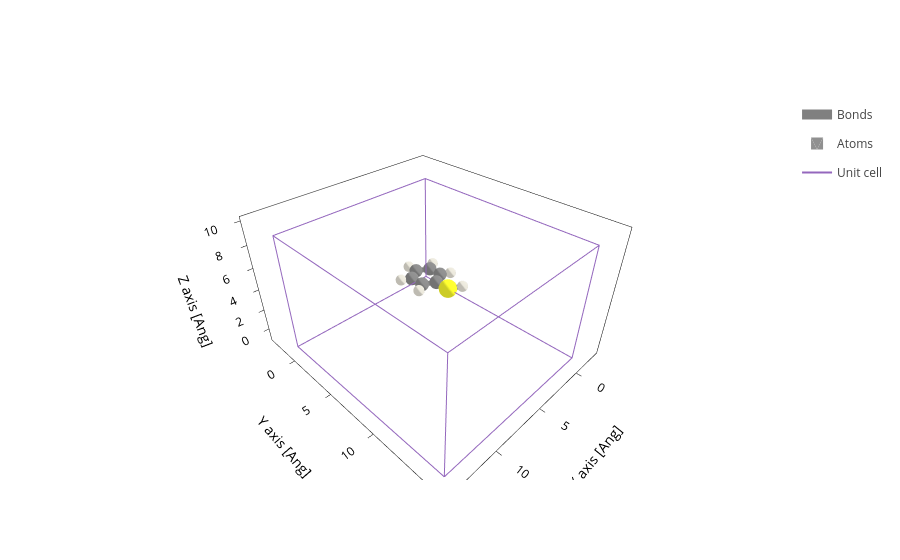

The notebook cell saved with this chart:
### Code cell
molecule.plot()

### Figure 1 — Plotly figure (JSON) as saved in the notebook; plotly's stock layout.template omitted (floating-point values rounded to 4 significant figures; data arrays with more than 128 entries replaced by an {"elided": "..."} marker saying what was removed)
{"data": [{"line": {"color": "gray", "width": 10}, "meta": {}, "mode": "lines", "name": "Bonds", "opacity": 1, "type": "scatter3d", "x": {"elided": "273 float values"}, "y": {"elided": "273 float values"}, "z": {"elided": "273 float values"}}, {"alphahull": 0, "color": "#909090", "hovertemplate": "%{meta.position}", "legendgroup": "Atoms", "meta": {"meta": {"Atoms_i": 0}, "position": "(1.23, 0.71, 0.00)"}, "name": "Atoms", "opacity": 1, "showlegend": true, "showscale": false, "type": "mesh3d", "x": {"elided": "225 float values"}, "y": {"elided": "225 float values"}, "z": {"elided": "225 float values"}}, {"alphahull": 0, "color": "#EDEADE", "hovertemplate": "%{meta.position}", "legendgroup": "Atoms", "meta": {"meta": {"Atoms_i": 1}, "position": "(2.16, 1.25, 0.00)"}, "name": "Atoms", "opacity": 1, "showlegend": false, "showscale": false, "type": "mesh3d", "x": {"elided": "225 float values"}, "y": {"elided": "225 float values"}, "z": {"elided": "225 float values"}}, {"alphahull": 0, "color": "#909090", "hovertemplate": "%{meta.position}", "legendgroup": "Atoms", "meta": {"meta": {"Atoms_i": 2}, "position": "(0.00, 1.42, 0.00)"}, "name": "Atoms", "opacity": 1, "showlegend": false, "showscale": false, "type": "mesh3d", "x": {"elided": "225 float values"}, "y": {"elided": "225 float values"}, "z": {"elided": "225 float values"}}, {"alphahull": 0, "color": "#FFFF30", "hovertemplate": "%{meta.position}", "legendgroup": "Atoms", "meta": {"meta": {"Atoms_i": 3}, "position": "(0.00, 2.94, 0.00)"}, "name": "Atoms", "opacity": 1, "showlegend": false, "showscale": false, "type": "mesh3d", "x": {"elided": "225 float values"}, "y": {"elided": "225 float values"}, "z": {"elided": "225 float values"}}, {"alphahull": 0, "color": "#909090", "hovertemplate": "%{meta.position}", "legendgroup": "Atoms", "meta": {"meta": {"Atoms_i": 4}, "position": "(-1.23, 0.71, 0.00)"}, "name": "Atoms", "opacity": 1, "showlegend": false, "showscale": false, "type": "mesh3d", "x": {"elided": "225 float values"}, "y": {"elided": "225 float values"}, "z": {"elided": "225 float values"}}, {"alphahull": 0, "color": "#EDEADE", "hovertemplate": "%{meta.position}", "legendgroup": "Atoms", "meta": {"meta": {"Atoms_i": 5}, "position": "(-2.16, 1.25, 0.00)"}, "name": "Atoms", "opacity": 1, "showlegend": false, "showscale": false, "type": "mesh3d", "x": {"elided": "225 float values"}, "y": {"elided": "225 float values"}, "z": {"elided": "225 float values"}}, {"alphahull": 0, "color": "#909090", "hovertemplate": "%{meta.position}", "legendgroup": "Atoms", "meta": {"meta": {"Atoms_i": 6}, "position": "(-1.23, -0.71, 0.00)"}, "name": "Atoms", "opacity": 1, "showlegend": false, "showscale": false, "type": "mesh3d", "x": {"elided": "225 float values"}, "y": {"elided": "225 float values"}, "z": {"elided": "225 float values"}}, {"alphahull": 0, "color": "#EDEADE", "hovertemplate": "%{meta.position}", "legendgroup": "Atoms", "meta": {"meta": {"Atoms_i": 7}, "position": "(-2.16, -1.25, 0.00)"}, "name": "Atoms", "opacity": 1, "showlegend": false, "showscale": false, "type": "mesh3d", "x": {"elided": "225 float values"}, "y": {"elided": "225 float values"}, "z": {"elided": "225 float values"}}, {"alphahull": 0, "color": "#909090", "hovertemplate": "%{meta.position}", "legendgroup": "Atoms", "meta": {"meta": {"Atoms_i": 8}, "position": "(0.00, -1.42, 0.00)"}, "name": "Atoms", "opacity": 1, "showlegend": false, "showscale": false, "type": "mesh3d", "x": {"elided": "225 float values"}, "y": {"elided": "225 float values"}, "z": {"elided": "225 float values"}}, {"alphahull": 0, "color": "#EDEADE", "hovertemplate": "%{meta.position}", "legendgroup": "Atoms", "meta": {"meta": {"Atoms_i": 9}, "position": "(0.00, -2.50, 0.00)"}, "name": "Atoms", "opacity": 1, "showlegend": false, "showscale": false, "type": "mesh3d", "x": {"elided": "225 float values"}, "y": {"elided": "225 float values"}, "z": {"elided": "225 float values"}}, {"alphahull": 0, "color": "#909090", "hovertemplate": "%{meta.position}", "legendgroup": "Atoms", "meta": {"meta": {"Atoms_i": 10}, "position": "(1.23, -0.71, 0.00)"}, "name": "Atoms", "opacity": 1, "showlegend": false, "showscale": false, "type": "mesh3d", "x": {"elided": "225 float values"}, "y": {"elided": "225 float values"}, "z": {"elided": "225 float values"}}, {"alphahull": 0, "color": "#EDEADE", "hovertemplate": "%{meta.position}", "legendgroup": "Atoms", "meta": {"meta": {"Atoms_i": 11}, "position": "(2.16, -1.25, 0.00)"}, "name": "Atoms", "opacity": 1, "showlegend": false, "showscale": false, "type": "mesh3d", "x": {"elided": "225 float values"}, "y": {"elided": "225 float values"}, "z": {"elided": "225 float values"}}, {"alphahull": 0, "color": "#EDEADE", "hovertemplate": "%{meta.position}", "legendgroup": "Atoms", "meta": {"meta": {"Atoms_i": 12}, "position": "(-1.24, 3.66, 0.00)"}, "name": "Atoms", "opacity": 1, "showlegend": false, "showscale": false, "type": "mesh3d", "x": {"elided": "225 float values"}, "y": {"elided": "225 float values"}, "z": {"elided": "225 float values"}}, {"meta": {}, "mode": "lines", "name": "Unit cell", "type": "scatter3d", "x": [0.0, 0.0, 14.32, 14.32, 0.0, 0.0, NaN, 0.0, 0.0, 0.0, 14.32, 14.32, 0.0, NaN, 14.32, 14.32, NaN, 14.32, 14.32], "y": [0.0, 16.16, 16.16, 16.16, 16.16, 16.16, NaN, 16.16, 0.0, 0.0, 0.0, 0.0, 0.0, NaN, 16.16, 0.0, NaN, 16.16, 0.0], "z": [0.0, 0.0, 0.0, 10.0, 10.0, 0.0, NaN, 10.0, 10.0, 0.0, 0.0, 10.0, 10.0, NaN, 0.0, 0.0, NaN, 10.0, 10.0]}], "layout": {"scene": {"aspectmode": "data", "xaxis": {"title": {"text": "X axis [Ang]"}}, "yaxis": {"title": {"text": "Y axis [Ang]"}}, "zaxis": {"title": {"text": "Z axis [Ang]"}}}, "xaxis": {"scaleanchor": "y", "scaleratio": 1, "title": {"text": "X axis [Ang]"}}, "yaxis": {"title": {"text": "Y axis [Ang]"}}}}
